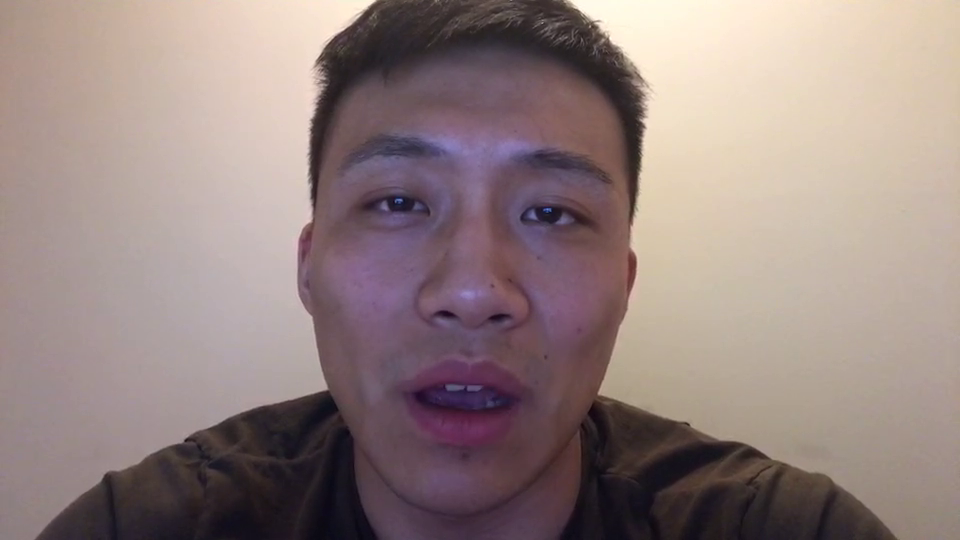
#> input picture frame 41 of fff.mp4, 960 x 540 px
$ python Opencv_capture.py
#> lines starting #> are read from the running program, lines starting #| are printed output that depends on the picture
import sys
import cv2
#import cv2.cv as cv
import numpy as np

def rotateImage(image, angle):    # normally we dont need this function to rotate pictures
  image_center = tuple(np.array(image.shape[1::-1]) / 2)
  rot_mat = cv2.getRotationMatrix2D(image_center, angle, 1.0)
  result = cv2.warpAffine(image, rot_mat, image.shape[1::-1], flags=cv2.INTER_LINEAR)
  return result

face_cascade = cv2.CascadeClassifier('haarcascade_frontalface_alt2.xml')  # use classifier to find faces

cap = cv2.VideoCapture("fff.mp4")  # open the
n = 0
while (cap.isOpened()):
    # Capture frame-by-frame
    ret, frame = cap.read()
#> frame is the input picture: shape (540, 960, 3); mean B, G, R 127.7, 130.3, 148.3

    # Our operations on the frame come here
    gray = cv2.cvtColor(frame, cv2.COLOR_BGR2GRAY)
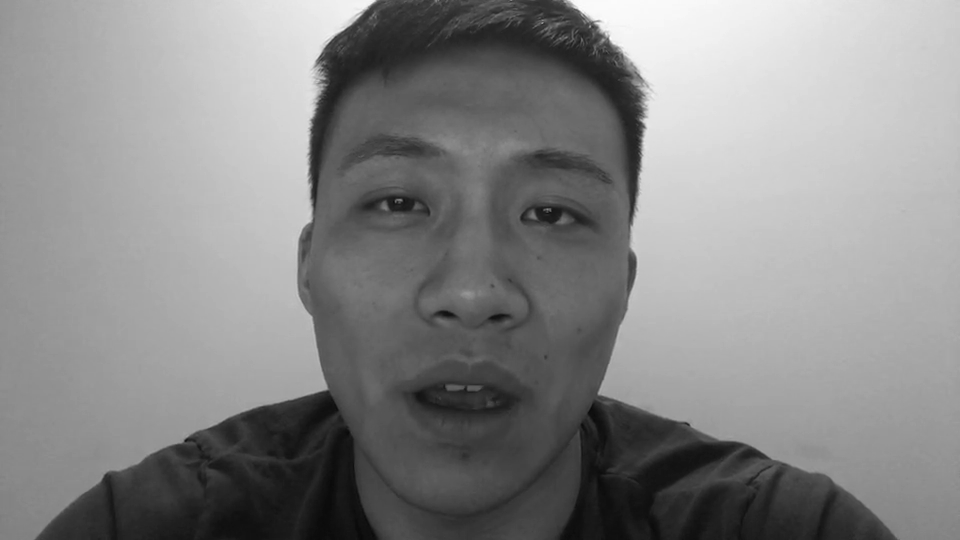
#> gray: shape (540, 960); min 9, max 253, mean 135.3
    gray = cv2.rotate(gray,1)
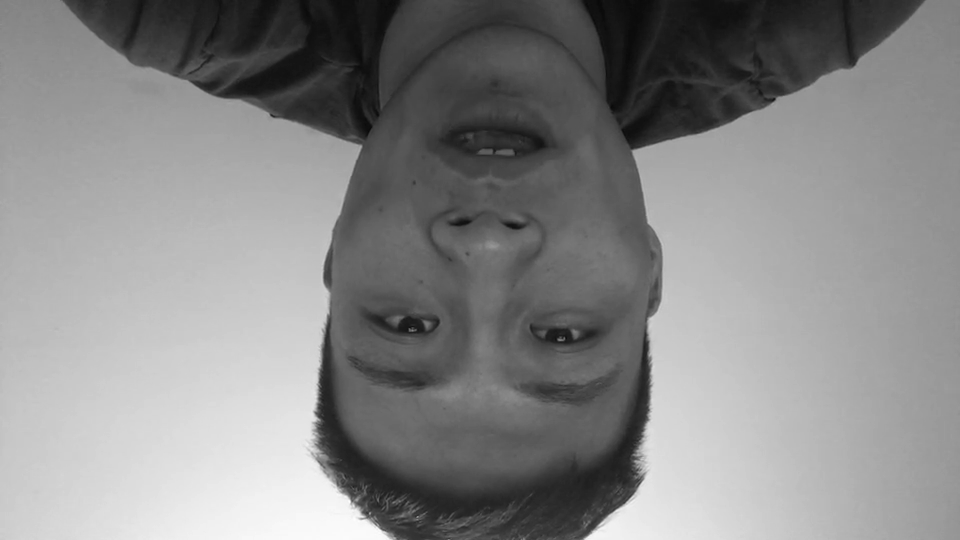
#> gray: shape (540, 960); min 9, max 253, mean 135.3
    cv2.imshow('f',gray)
    face_cascade = cv2.CascadeClassifier("haarcascade_frontalface_alt2.xml")
    face_cascade.load('haarcascade_frontalface_alt2.xml')  # use opencv classifier

    # Detects objects of different sizes in the input image.
    # The detected objects are returned as a list of rectangles
    faces = face_cascade.detectMultiScale(gray, 1.3, 5)
#> faces = ()

    for (x, y, w, h) in faces:
        cv2.rectangle(frame, (x, y), (x + w, y + h), (255, 0, 0), 2)
        #cv2.imshow('hh',frame[y:y+h,x:x+w])
        n = str(n)
        cv2.imwrite("C:/Users/Administrator/Desktop\project/new/Hao1/" +n+'.jpg',gray[y:y+h,x:x+w])
        n=int(n)
        n=n+1
#> this loop made 0 passes
#> after the loop, n = 0
    # Display the resulting frame
        #print(x,y,w,h)
    #cv2.imshow('frame', frame)


    if cv2.waitKey(1) & 0xFF == ord('q'):
#> (key q is pressed here)
        break

cap.release()

cv2.destroyAllWindows()

$ run again, starting later in the video
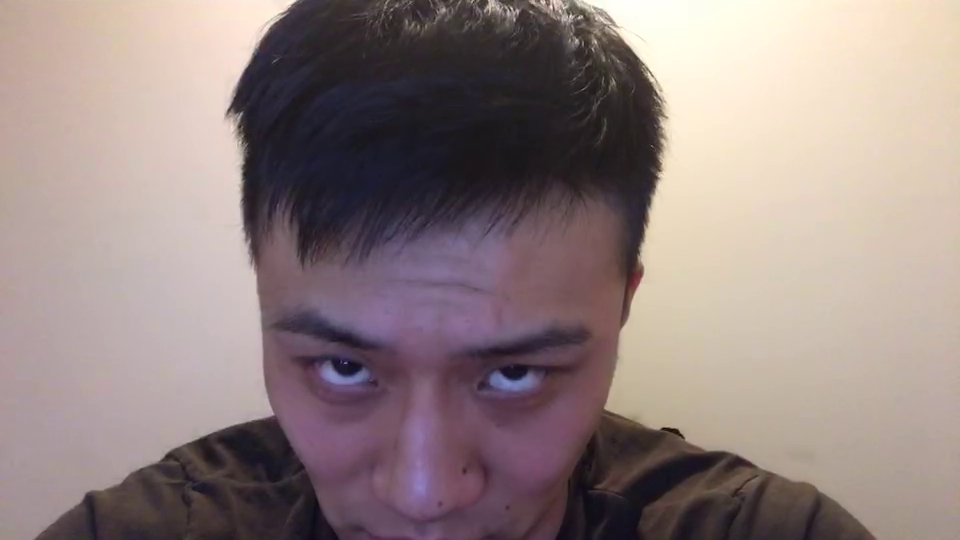
#> input picture frame 185 of fff.mp4, 960 x 540 px
#> frame is the input picture: shape (540, 960, 3); mean B, G, R 129.3, 131, 147.2
#> `gray = cv2.cvtColor(frame, cv2.COLOR_BGR2GRAY)`:
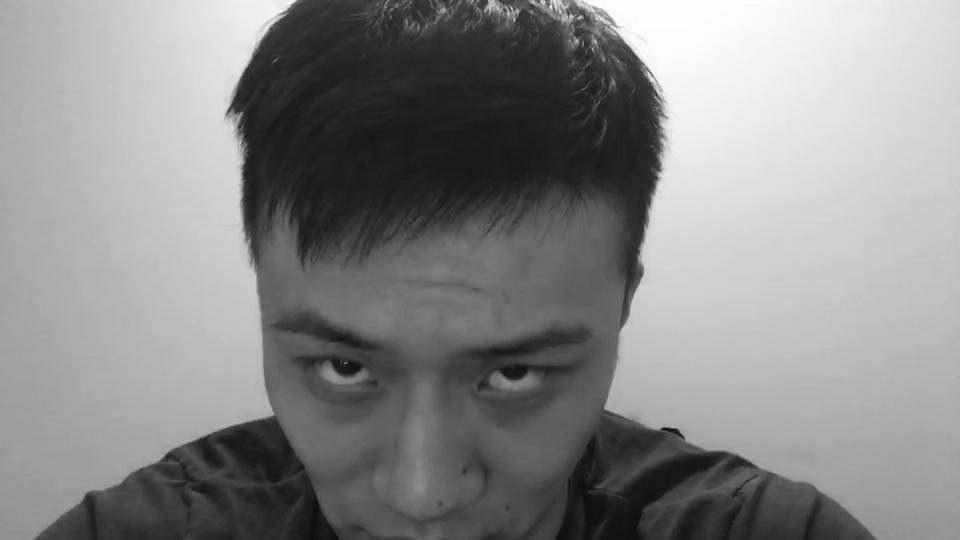
#> gray: shape (540, 960); min 8, max 255, mean 135.6
#> `gray = cv2.rotate(gray,1)`:
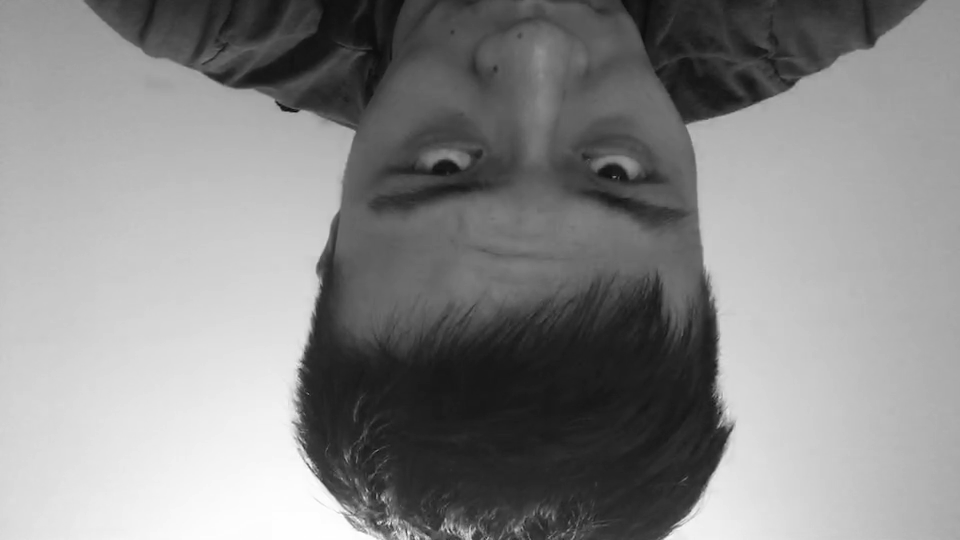
#> gray: shape (540, 960); min 8, max 255, mean 135.6
#> faces = ()
#> after the loop `for (x, y, w, h) in faces:`: n = 0

$ run again, starting later in the video
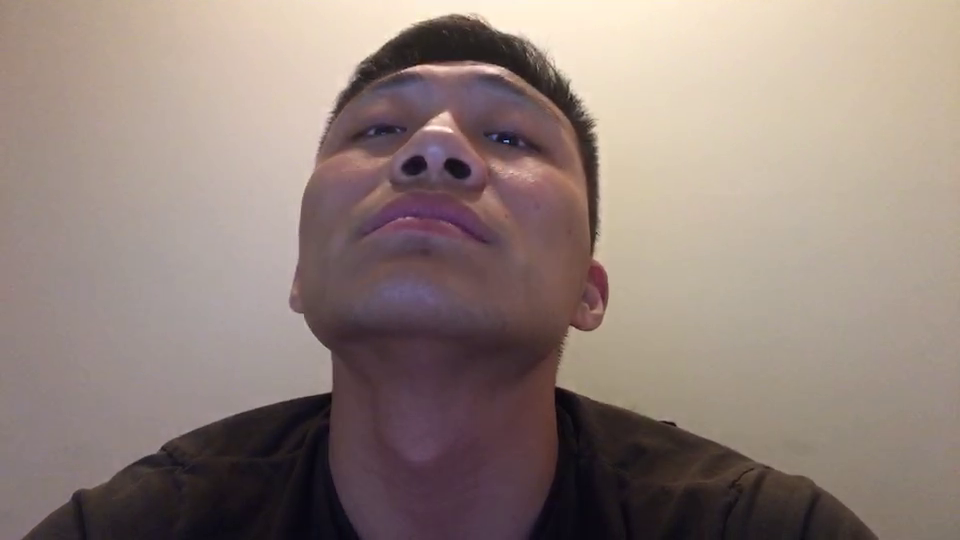
#> input picture frame 330 of fff.mp4, 960 x 540 px
#> frame is the input picture: shape (540, 960, 3); mean B, G, R 122.6, 129.4, 145.8
#> `gray = cv2.cvtColor(frame, cv2.COLOR_BGR2GRAY)`:
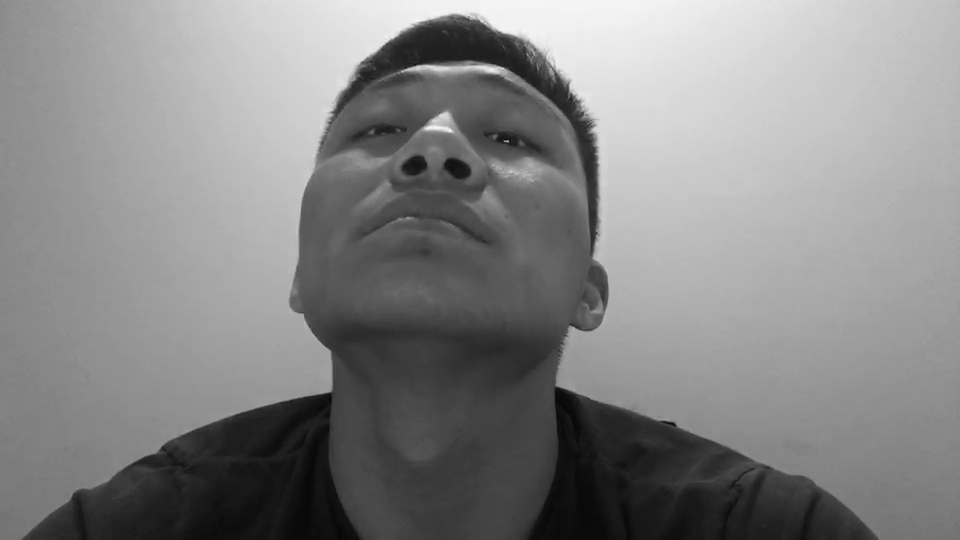
#> gray: shape (540, 960); min 4, max 250, mean 133.4
#> `gray = cv2.rotate(gray,1)`:
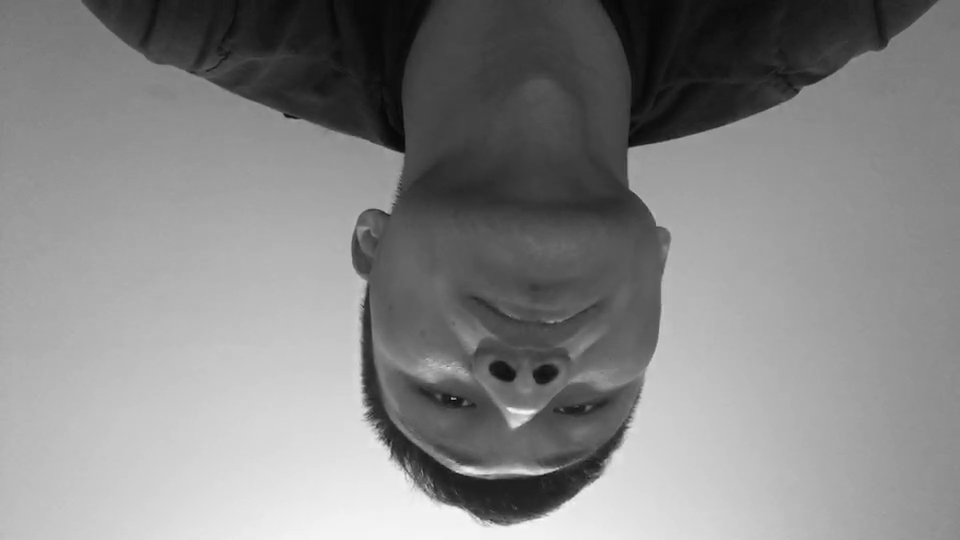
#> gray: shape (540, 960); min 4, max 250, mean 133.4
#> faces = ()
#> after the loop `for (x, y, w, h) in faces:`: n = 0
